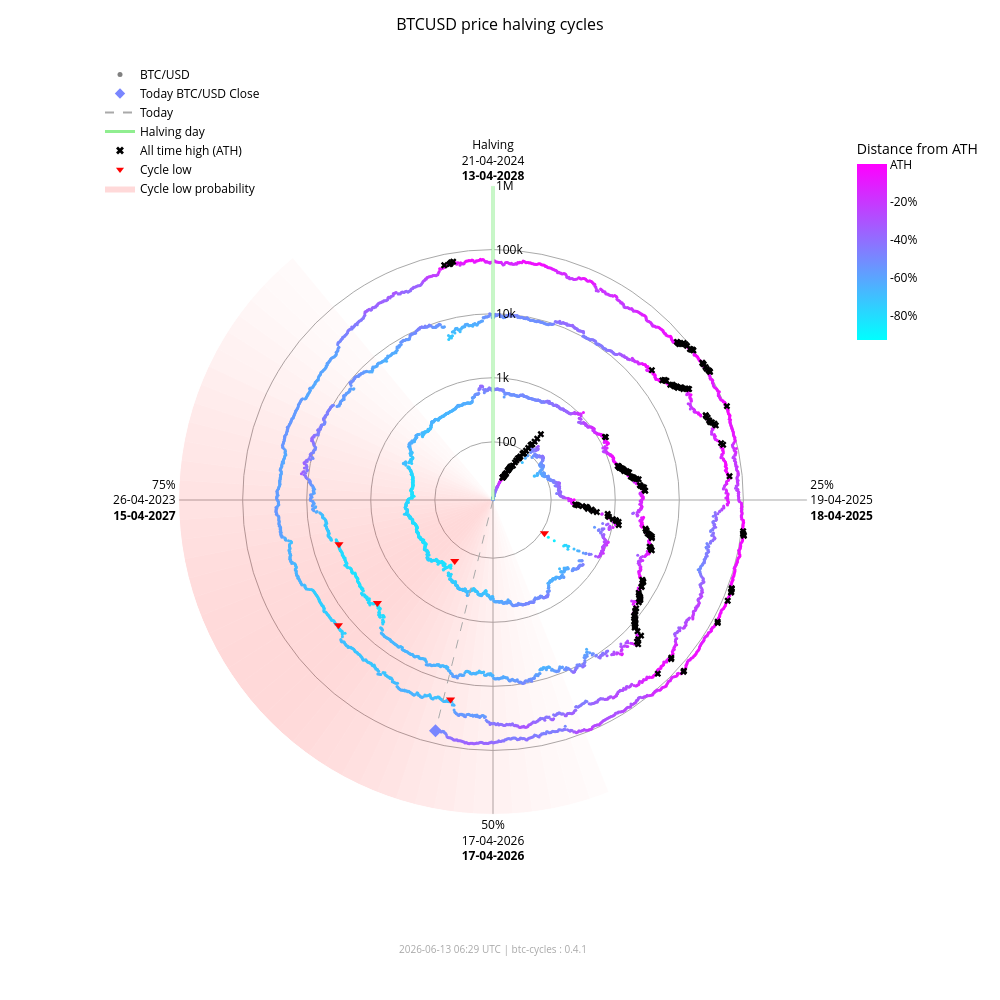

Here is the notebook cell this chart was saved with:
### Markdown cell above
### Interactive chart (plotly)

### Code cell
fig_interactive = btc.plot(
    kind="interactive",
    from_date="2012-11-28",
)
# plotly config for interactivity
config = {"scrollZoom": True, "displayModeBar": True}
# display in notebook
fig_interactive.show(config=config)

### Figure 1 — Plotly figure (JSON) as saved in the notebook; plotly's stock layout.template omitted (floating-point values rounded to 4 significant figures; data arrays with more than 128 entries replaced by an {"elided": "..."} marker saying what was removed)
{"data": [{"fill": "toself", "fillcolor": "rgba(255,0,0,0.017168280509461755)", "hoverinfo": "skip", "line": {"width": 0}, "mode": "lines", "r": [12.35, 1000000, 1000000, 12.35, 12.35], "showlegend": false, "theta": [158.4, 158.4, 162.0, 162.0, 158.4], "type": "scatterpolar"}, {"fill": "toself", "fillcolor": "rgba(255,0,0,0.022114794501891175)", "hoverinfo": "skip", "line": {"width": 0}, "mode": "lines", "r": [12.35, 1000000, 1000000, 12.35, 12.35], "showlegend": false, "theta": [162.0, 162.0, 165.6, 165.6, 162.0], "type": "scatterpolar"}, {"fill": "toself", "fillcolor": "rgba(255,0,0,0.02790404259511669)", "hoverinfo": "skip", "line": {"width": 0}, "mode": "lines", "r": [12.35, 1000000, 1000000, 12.35, 12.35], "showlegend": false, "theta": [165.6, 165.6, 169.2, 169.2, 165.6], "type": "scatterpolar"}, {"fill": "toself", "fillcolor": "rgba(255,0,0,0.034518294852420334)", "hoverinfo": "skip", "line": {"width": 0}, "mode": "lines", "r": [12.35, 1000000, 1000000, 12.35, 12.35], "showlegend": false, "theta": [169.2, 169.2, 172.8, 172.8, 169.2], "type": "scatterpolar"}, {"fill": "toself", "fillcolor": "rgba(255,0,0,0.041901979682821514)", "hoverinfo": "skip", "line": {"width": 0}, "mode": "lines", "r": [12.35, 1000000, 1000000, 12.35, 12.35], "showlegend": false, "theta": [172.8, 172.8, 176.4, 176.4, 172.8], "type": "scatterpolar"}, {"fill": "toself", "fillcolor": "rgba(255,0,0,0.04996405861294358)", "hoverinfo": "skip", "line": {"width": 0}, "mode": "lines", "r": [12.35, 1000000, 1000000, 12.35, 12.35], "showlegend": false, "theta": [176.4, 176.4, 180.0, 180.0, 176.4], "type": "scatterpolar"}, {"fill": "toself", "fillcolor": "rgba(255,0,0,0.05858349692240514)", "hoverinfo": "skip", "line": {"width": 0}, "mode": "lines", "r": [12.35, 1000000, 1000000, 12.35, 12.35], "showlegend": false, "theta": [180.0, 180.0, 183.6, 183.6, 180.0], "type": "scatterpolar"}, {"fill": "toself", "fillcolor": "rgba(255,0,0,0.06761662035375064)", "hoverinfo": "skip", "line": {"width": 0}, "mode": "lines", "r": [12.35, 1000000, 1000000, 12.35, 12.35], "showlegend": false, "theta": [183.6, 183.6, 187.2, 187.2, 183.6], "type": "scatterpolar"}, {"fill": "toself", "fillcolor": "rgba(255,0,0,0.07690481219944661)", "hoverinfo": "skip", "line": {"width": 0}, "mode": "lines", "r": [12.35, 1000000, 1000000, 12.35, 12.35], "showlegend": false, "theta": [187.2, 187.2, 190.8, 190.8, 187.2], "type": "scatterpolar"}, {"fill": "toself", "fillcolor": "rgba(255,0,0,0.08628112000611096)", "hoverinfo": "skip", "line": {"width": 0}, "mode": "lines", "r": [12.35, 1000000, 1000000, 12.35, 12.35], "showlegend": false, "theta": [190.8, 190.8, 194.4, 194.4, 190.8], "type": "scatterpolar"}, {"fill": "toself", "fillcolor": "rgba(255,0,0,0.09557490841018089)", "hoverinfo": "skip", "line": {"width": 0}, "mode": "lines", "r": [12.35, 1000000, 1000000, 12.35, 12.35], "showlegend": false, "theta": [194.4, 194.4, 198.0, 198.0, 194.4], "type": "scatterpolar"}, {"fill": "toself", "fillcolor": "rgba(255,0,0,0.10461455782963762)", "hoverinfo": "skip", "line": {"width": 0}, "mode": "lines", "r": [12.35, 1000000, 1000000, 12.35, 12.35], "showlegend": false, "theta": [198.0, 198.0, 201.6, 201.6, 198.0], "type": "scatterpolar"}, {"fill": "toself", "fillcolor": "rgba(255,0,0,0.11322908719652829)", "hoverinfo": "skip", "line": {"width": 0}, "mode": "lines", "r": [12.35, 1000000, 1000000, 12.35, 12.35], "showlegend": false, "theta": [201.6, 201.6, 205.2, 205.2, 201.6], "type": "scatterpolar"}, {"fill": "toself", "fillcolor": "rgba(255,0,0,0.12125015337052986)", "hoverinfo": "skip", "line": {"width": 0}, "mode": "lines", "r": [12.35, 1000000, 1000000, 12.35, 12.35], "showlegend": false, "theta": [205.2, 205.2, 208.8, 208.8, 205.2], "type": "scatterpolar"}, {"fill": "toself", "fillcolor": "rgba(255,0,0,0.12851590515331976)", "hoverinfo": "skip", "line": {"width": 0}, "mode": "lines", "r": [12.35, 1000000, 1000000, 12.35, 12.35], "showlegend": false, "theta": [208.8, 208.8, 212.4, 212.4, 208.8], "type": "scatterpolar"}, {"fill": "toself", "fillcolor": "rgba(255,0,0,0.13487757461161184)", "hoverinfo": "skip", "line": {"width": 0}, "mode": "lines", "r": [12.35, 1000000, 1000000, 12.35, 12.35], "showlegend": false, "theta": [212.4, 212.4, 216.0, 216.0, 212.4], "type": "scatterpolar"}, {"fill": "toself", "fillcolor": "rgba(255,0,0,0.14020862181849592)", "hoverinfo": "skip", "line": {"width": 0}, "mode": "lines", "r": [12.35, 1000000, 1000000, 12.35, 12.35], "showlegend": false, "theta": [216.0, 216.0, 219.6, 219.6, 216.0], "type": "scatterpolar"}, {"fill": "toself", "fillcolor": "rgba(255,0,0,0.14441504950654527)", "hoverinfo": "skip", "line": {"width": 0}, "mode": "lines", "r": [12.35, 1000000, 1000000, 12.35, 12.35], "showlegend": false, "theta": [219.6, 219.6, 223.2, 223.2, 219.6], "type": "scatterpolar"}, {"fill": "toself", "fillcolor": "rgba(255,0,0,0.14744459351271713)", "hoverinfo": "skip", "line": {"width": 0}, "mode": "lines", "r": [12.35, 1000000, 1000000, 12.35, 12.35], "showlegend": false, "theta": [223.2, 223.2, 226.8, 226.8, 223.2], "type": "scatterpolar"}, {"fill": "toself", "fillcolor": "rgba(255,0,0,0.14929223192296423)", "hoverinfo": "skip", "line": {"width": 0}, "mode": "lines", "r": [12.35, 1000000, 1000000, 12.35, 12.35], "showlegend": false, "theta": [226.8, 226.8, 230.4, 230.4, 226.8], "type": "scatterpolar"}, {"fill": "toself", "fillcolor": "rgba(255,0,0,0.15)", "hoverinfo": "skip", "line": {"width": 0}, "mode": "lines", "r": [12.35, 1000000, 1000000, 12.35, 12.35], "showlegend": false, "theta": [230.4, 230.4, 234.0, 234.0, 230.4], "type": "scatterpolar"}, {"fill": "toself", "fillcolor": "rgba(255,0,0,0.14965033825231114)", "hoverinfo": "skip", "line": {"width": 0}, "mode": "lines", "r": [12.35, 1000000, 1000000, 12.35, 12.35], "showlegend": false, "theta": [234.0, 234.0, 237.6, 237.6, 234.0], "type": "scatterpolar"}, {"fill": "toself", "fillcolor": "rgba(255,0,0,0.14835378057909807)", "hoverinfo": "skip", "line": {"width": 0}, "mode": "lines", "r": [12.35, 1000000, 1000000, 12.35, 12.35], "showlegend": false, "theta": [237.6, 237.6, 241.2, 241.2, 237.6], "type": "scatterpolar"}, {"fill": "toself", "fillcolor": "rgba(255,0,0,0.14623322283554635)", "hoverinfo": "skip", "line": {"width": 0}, "mode": "lines", "r": [12.35, 1000000, 1000000, 12.35, 12.35], "showlegend": false, "theta": [241.2, 241.2, 244.8, 244.8, 241.2], "type": "scatterpolar"}, {"fill": "toself", "fillcolor": "rgba(255,0,0,0.1434078538226231)", "hoverinfo": "skip", "line": {"width": 0}, "mode": "lines", "r": [12.35, 1000000, 1000000, 12.35, 12.35], "showlegend": false, "theta": [244.8, 244.8, 248.4, 248.4, 244.8], "type": "scatterpolar"}, {"fill": "toself", "fillcolor": "rgba(255,0,0,0.13997983179373427)", "hoverinfo": "skip", "line": {"width": 0}, "mode": "lines", "r": [12.35, 1000000, 1000000, 12.35, 12.35], "showlegend": false, "theta": [248.4, 248.4, 252.0, 252.0, 248.4], "type": "scatterpolar"}, {"fill": "toself", "fillcolor": "rgba(255,0,0,0.13602598258454268)", "hoverinfo": "skip", "line": {"width": 0}, "mode": "lines", "r": [12.35, 1000000, 1000000, 12.35, 12.35], "showlegend": false, "theta": [252.0, 252.0, 255.6, 255.6, 252.0], "type": "scatterpolar"}, {"fill": "toself", "fillcolor": "rgba(255,0,0,0.13159547355344953)", "hoverinfo": "skip", "line": {"width": 0}, "mode": "lines", "r": [12.35, 1000000, 1000000, 12.35, 12.35], "showlegend": false, "theta": [255.6, 255.6, 259.2, 259.2, 255.6], "type": "scatterpolar"}, {"fill": "toself", "fillcolor": "rgba(255,0,0,0.12671301775492697)", "hoverinfo": "skip", "line": {"width": 0}, "mode": "lines", "r": [12.35, 1000000, 1000000, 12.35, 12.35], "showlegend": false, "theta": [259.2, 259.2, 262.8, 262.8, 259.2], "type": "scatterpolar"}, {"fill": "toself", "fillcolor": "rgba(255,0,0,0.12138610149219965)", "hoverinfo": "skip", "line": {"width": 0}, "mode": "lines", "r": [12.35, 1000000, 1000000, 12.35, 12.35], "showlegend": false, "theta": [262.8, 262.8, 266.4, 266.4, 262.8], "type": "scatterpolar"}, {"fill": "toself", "fillcolor": "rgba(255,0,0,0.1156142551644921)", "hoverinfo": "skip", "line": {"width": 0}, "mode": "lines", "r": [12.35, 1000000, 1000000, 12.35, 12.35], "showlegend": false, "theta": [266.4, 266.4, 270.0, 270.0, 266.4], "type": "scatterpolar"}, {"fill": "toself", "fillcolor": "rgba(255,0,0,0.10939851441251548)", "hoverinfo": "skip", "line": {"width": 0}, "mode": "lines", "r": [12.35, 1000000, 1000000, 12.35, 12.35], "showlegend": false, "theta": [270.0, 270.0, 273.6, 273.6, 270.0], "type": "scatterpolar"}, {"fill": "toself", "fillcolor": "rgba(255,0,0,0.10274974912946185)", "hoverinfo": "skip", "line": {"width": 0}, "mode": "lines", "r": [12.35, 1000000, 1000000, 12.35, 12.35], "showlegend": false, "theta": [273.6, 273.6, 277.2, 277.2, 273.6], "type": "scatterpolar"}, {"fill": "toself", "fillcolor": "rgba(255,0,0,0.09569517349791425)", "hoverinfo": "skip", "line": {"width": 0}, "mode": "lines", "r": [12.35, 1000000, 1000000, 12.35, 12.35], "showlegend": false, "theta": [277.2, 277.2, 280.8, 280.8, 277.2], "type": "scatterpolar"}, {"fill": "toself", "fillcolor": "rgba(255,0,0,0.08828282625646727)", "hoverinfo": "skip", "line": {"width": 0}, "mode": "lines", "r": [12.35, 1000000, 1000000, 12.35, 12.35], "showlegend": false, "theta": [280.8, 280.8, 284.4, 284.4, 280.8], "type": "scatterpolar"}, {"fill": "toself", "fillcolor": "rgba(255,0,0,0.08058400018765345)", "hoverinfo": "skip", "line": {"width": 0}, "mode": "lines", "r": [12.35, 1000000, 1000000, 12.35, 12.35], "showlegend": false, "theta": [284.4, 284.4, 288.0, 288.0, 284.4], "type": "scatterpolar"}, {"fill": "toself", "fillcolor": "rgba(255,0,0,0.07269354608292704)", "hoverinfo": "skip", "line": {"width": 0}, "mode": "lines", "r": [12.35, 1000000, 1000000, 12.35, 12.35], "showlegend": false, "theta": [288.0, 288.0, 291.6, 291.6, 288.0], "type": "scatterpolar"}, {"fill": "toself", "fillcolor": "rgba(255,0,0,0.06472784449068783)", "hoverinfo": "skip", "line": {"width": 0}, "mode": "lines", "r": [12.35, 1000000, 1000000, 12.35, 12.35], "showlegend": false, "theta": [291.6, 291.6, 295.2, 295.2, 291.6], "type": "scatterpolar"}, {"fill": "toself", "fillcolor": "rgba(255,0,0,0.05682021976743955)", "hoverinfo": "skip", "line": {"width": 0}, "mode": "lines", "r": [12.35, 1000000, 1000000, 12.35, 12.35], "showlegend": false, "theta": [295.2, 295.2, 298.8, 298.8, 295.2], "type": "scatterpolar"}, {"fill": "toself", "fillcolor": "rgba(255,0,0,0.04911378436707333)", "hoverinfo": "skip", "line": {"width": 0}, "mode": "lines", "r": [12.35, 1000000, 1000000, 12.35, 12.35], "showlegend": false, "theta": [298.8, 298.8, 302.4, 302.4, 298.8], "type": "scatterpolar"}, {"fill": "toself", "fillcolor": "rgba(255,0,0,0.04175213714896469)", "hoverinfo": "skip", "line": {"width": 0}, "mode": "lines", "r": [12.35, 1000000, 1000000, 12.35, 12.35], "showlegend": false, "theta": [302.4, 302.4, 306.0, 306.0, 302.4], "type": "scatterpolar"}, {"fill": "toself", "fillcolor": "rgba(255,0,0,0.034868865657538876)", "hoverinfo": "skip", "line": {"width": 0}, "mode": "lines", "r": [12.35, 1000000, 1000000, 12.35, 12.35], "showlegend": false, "theta": [306.0, 306.0, 309.6, 309.6, 306.0], "type": "scatterpolar"}, {"fill": "toself", "fillcolor": "rgba(255,0,0,0.02857722515334582)", "hoverinfo": "skip", "line": {"width": 0}, "mode": "lines", "r": [12.35, 1000000, 1000000, 12.35, 12.35], "showlegend": false, "theta": [309.6, 309.6, 313.2, 313.2, 309.6], "type": "scatterpolar"}, {"fill": "toself", "fillcolor": "rgba(255,0,0,0.022961515313555197)", "hoverinfo": "skip", "line": {"width": 0}, "mode": "lines", "r": [12.35, 1000000, 1000000, 12.35, 12.35], "showlegend": false, "theta": [313.2, 313.2, 316.8, 316.8, 313.2], "type": "scatterpolar"}, {"fill": "toself", "fillcolor": "rgba(255,0,0,0.01807146942917362)", "hoverinfo": "skip", "line": {"width": 0}, "mode": "lines", "r": [12.35, 1000000, 1000000, 12.35, 12.35], "showlegend": false, "theta": [316.8, 316.8, 320.4, 320.4, 316.8], "type": "scatterpolar"}, {"hoverinfo": "text", "marker": {"color": {"elided": "4946 str values"}, "size": 3}, "mode": "markers", "r": {"elided": "4946 float values"}, "showlegend": false, "text": {"elided": "4946 str values"}, "theta": {"elided": "4946 float values"}, "type": "scatterpolar"}, {"hoverinfo": "skip", "line": {"color": "lightgreen", "width": 3}, "mode": "lines", "r": [12.35, 1000000], "showlegend": false, "theta": [0, 0], "type": "scatterpolar"}, {"hoverinfo": "skip", "line": {"color": "darkgrey", "dash": "dash", "width": 1}, "mode": "lines", "r": [12.35, 63600.0], "showlegend": false, "theta": [194.0, 194.0], "type": "scatterpolar"}, {"hoverinfo": "text", "marker": {"color": "#7986ff", "size": 10, "symbol": "diamond"}, "mode": "markers", "r": [63600.0], "showlegend": false, "text": ["Today<br>Date: 2026-06-13<br>Price: $63,602.05"], "theta": [194.0], "type": "scatterpolar"}, {"hoverinfo": "text", "marker": {"color": "black", "size": 6, "symbol": "x"}, "mode": "markers", "r": {"elided": "195 float values"}, "showlegend": false, "text": {"elided": "195 str values"}, "theta": {"elided": "195 float values"}, "type": "scatterpolar"}, {"hoverinfo": "text", "marker": {"color": "red", "size": 8, "symbol": "triangle-down"}, "mode": "markers", "r": [111.6, 164.9, 3233.0, 3925.0, 18950.0, 15760.0], "showlegend": false, "text": ["Cycle Low<br>Date: 2014-02-21<br>Price: $111.56<br>ATH distance: -91.0%", "Cycle Low<br>Date: 2015-01-14<br>Price: $164.92<br>ATH distance: -86.7%", "Cycle Low<br>Date: 2018-12-15<br>Price: $3,232.51<br>ATH distance: -83.3%", "Cycle Low<br>Date: 2019-03-25<br>Price: $3,924.55<br>ATH distance: -79.7%", "Cycle Low<br>Date: 2022-06-18<br>Price: $18,954.25<br>ATH distance: -71.9%", "Cycle Low<br>Date: 2022-11-21<br>Price: $15,760.19<br>ATH distance: -76.7%"], "theta": [122.8, 212.1, 228.3, 254.0, 192.0, 231.0], "type": "scatterpolar"}, {"marker": {"color": "grey", "size": 5}, "mode": "markers", "name": "BTC/USD", "r": [null], "theta": [null], "type": "scatterpolar"}, {"marker": {"color": "#7986ff", "size": 8, "symbol": "diamond"}, "mode": "markers", "name": "Today BTC/USD Close", "r": [null], "theta": [null], "type": "scatterpolar"}, {"line": {"color": "darkgrey", "dash": "dash"}, "mode": "lines", "name": "Today", "r": [null], "theta": [null], "type": "scatterpolar"}, {"line": {"color": "lightgreen", "width": 3}, "mode": "lines", "name": "Halving day", "r": [null], "theta": [null], "type": "scatterpolar"}, {"marker": {"color": "black", "size": 7, "symbol": "x"}, "mode": "markers", "name": "All time high (ATH)", "r": [null], "theta": [null], "type": "scatterpolar"}, {"marker": {"color": "red", "size": 7, "symbol": "triangle-down"}, "mode": "markers", "name": "Cycle low", "r": [null], "theta": [null], "type": "scatterpolar"}, {"fill": "toself", "fillcolor": "rgba(255,0,0,0.15)", "line": {"width": 0}, "mode": "lines", "name": "Cycle low probability", "r": [null], "theta": [null], "type": "scatterpolar"}, {"hoverinfo": "skip", "marker": {"cmax": 0, "cmin": -0.9307, "color": [0], "colorbar": {"len": 0.25, "ticktext": ["ATH", "-20%", "-40%", "-60%", "-80%", "-100%"], "tickvals": [0, -0.2, -0.4, -0.6, -0.8, -1.0], "title": {"text": "Distance from ATH"}, "x": 0.95, "y": 0.92, "yanchor": "top"}, "colorscale": {"elided": "256x2 mixed values"}, "showscale": true, "size": 0}, "mode": "markers", "r": [null], "showlegend": false, "theta": [null], "type": "scatterpolar"}], "layout": {"annotations": [{"font": {"color": "darkgrey", "size": 10}, "showarrow": false, "text": "2026-06-13 06:29 UTC | btc-cycles : 0.4.1", "x": 0.5, "xref": "paper", "y": -0.02, "yref": "paper"}], "font": {"color": "black"}, "height": 1000, "legend": {"bgcolor": "rgba(0,0,0,0)", "font": {"color": "black"}, "x": 0.0, "y": 1.0}, "margin": {"b": 60, "l": 100, "r": 80, "t": 60}, "paper_bgcolor": "white", "plot_bgcolor": "white", "polar": {"angularaxis": {"color": "black", "direction": "clockwise", "gridcolor": "darkgrey", "rotation": 90, "ticktext": ["Halving<br>21-04-2024<br><b>13-04-2028</b>", "25%<br>19-04-2025<br><b>18-04-2025</b>", "50%<br>17-04-2026<br><b>17-04-2026</b>", "75%<br>26-04-2023<br><b>15-04-2027</b>"], "tickvals": [0, 90, 180, 270]}, "bgcolor": "white", "domain": {"x": [0.1, 0.9], "y": [0.05, 0.95]}, "radialaxis": {"angle": 90, "color": "black", "gridcolor": "darkgrey", "range": [1.092, 6.0], "tickangle": 90, "ticktext": ["100", "1k", "10k", "100k", "1M"], "tickvals": [100, 1000, 10000, 100000, 1000000], "type": "log"}}, "title": {"font": {"color": "black", "size": 16}, "text": "BTCUSD price halving cycles", "x": 0.5}, "width": 1000}}
